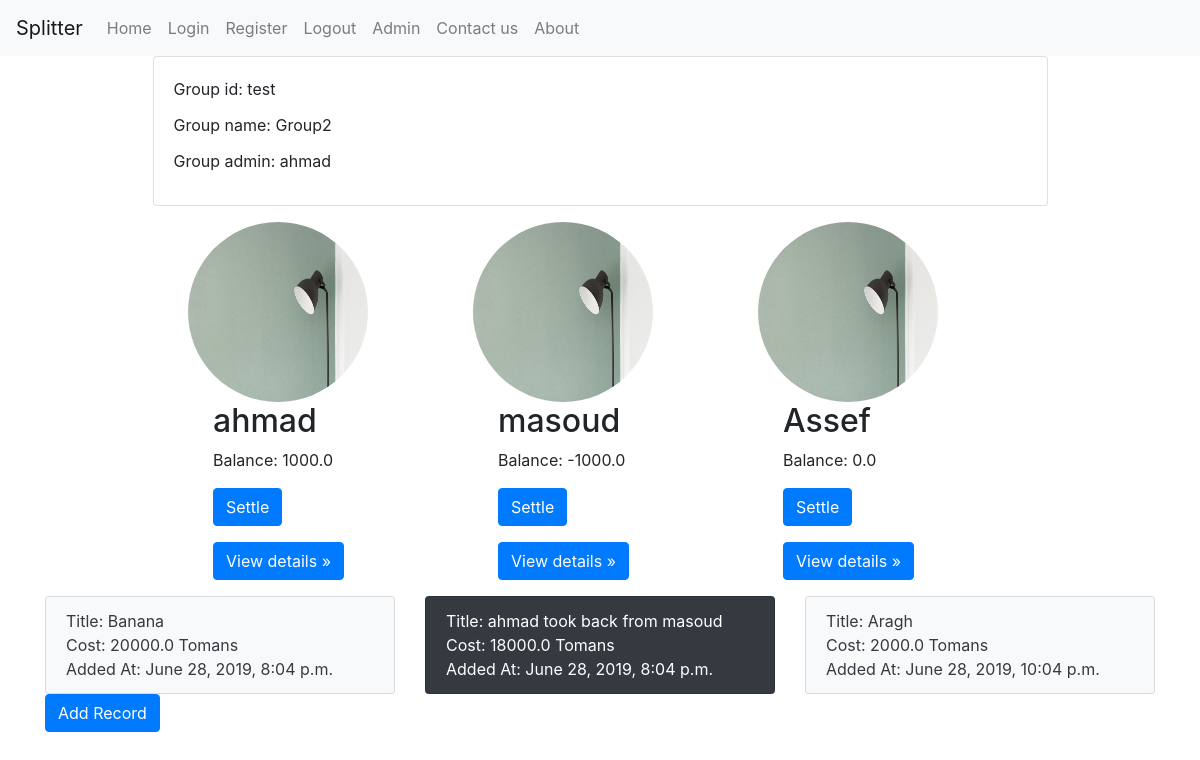
Page /test/veiw (signed in) on the committed database.
### main/models.py (models this page shows, shortened)
class Group(models.Model):
    group_id = models.SlugField(max_length=20, unique=True)
    group_name = models.CharField(max_length=20)
    admin_fk = models.ForeignKey(Account, on_delete=models.CASCADE)

class Account(models.Model):
    user = models.OneToOneField(User, on_delete=models.CASCADE)

class GroupMember(models.Model):
    group_fk = models.ForeignKey(Group, on_delete=models.CASCADE)
    member_fk = models.ForeignKey(Account, on_delete=models.CASCADE)
    balance = models.FloatField(default=0)

class Expense(models.Model):
    expense_type = models.CharField(max_length=10, default='payment')
    group_fk = models.ForeignKey(Group, on_delete=models.CASCADE)
    adder_fk = models.ForeignKey(Account, on_delete=models.CASCADE,
                                 related_name='adder_fk')
    payer_fk = models.ForeignKey(Account, on_delete=models.CASCADE,
                                 related_name='payer_fk')
    title = models.CharField(max_length=20)
    cost = models.FloatField(default=0)
    date_time = models.DateTimeField(auto_now=True, null=True)

### main/views.py (the view)
# urls.py: path('<slug:group_id>/veiw', views.group_view),
@login_required
def group_view(request, group_id):
    if request.method == 'POST':
        try:
            member_id = request.POST['member_id']
            group = Group.objects.get(group_id=group_id)
            member = Account.objects.get(
                user=User.objects.get(username=member_id))
            GroupMember.objects.create(group_fk=group, member_fk=member)
            expenses = Expense.objects.filter(group_fk=group)
            for expense in expenses:
                ExpenseRatio.objects.create(expense_fk=expense, member_fk=member)
            return redirect(group_view, group_id=group_id)
        except Exception:
            title = 'Add New Member Error'
    else:
        title = 'Group'
    template_name = 'group.html'
    group = Group.objects.get(group_id=group_id)
    account = Account.objects.get(user=request.user)
    members = GroupMember.objects.filter(group_fk=group)
    expenses = Expense.objects.filter(group_fk=group)
    balance_details = BalanceDetail.objects.filter(group_fk=group)
    details = {}
    for member in members:
        temp = {}
        for balance_detail in balance_details:
            if balance_detail.debtor_fk == member.member_fk:
                temp[balance_detail.creditor_fk.user.username] = balance_detail.amount
            elif balance_detail.creditor_fk == member.member_fk:
                temp[balance_detail.debtor_fk.user.username] = balance_detail.amount
        details[member.member_fk.user.username] = temp
    context = {'title': title, 'group': group,
               'members': members, 'account': account,
               'expenses': expenses, 'details': details}
    return render(request, template_name, context)

### main/templates/group.html (shortened to what this page needs)
{% extends "base.html" %}
{% load static %}
{% block navbar %}
{% include 'navbar.html' %}
{% endblock %}
{% block content %}
<div class='col-12 col-md-10 mb-3 mx-auto'>
    <div class='card'>
        <div class='card-body'>
            <p class='card-title'>Group id: {{ group.group_id }}</p>
            <p class='card-title'>Group name: {{ group.group_name }}</p>
            <p class='card-title'>Group admin: {{ group.admin_fk.user.username}}</p>
        </div>
    </div>
</div>
<div class="row justify-content-center">
    {% for member in members %}
    <div class="col col-sm-6 col-lg-3">
        <img class="rounded-circle" src="{% static 'img/test.jpeg' %}" width="180" height="180">
        <h2 style="padding-left: 10%;">{{ member.member_fk.user.first_name }}</h2>
        <p style="padding-left: 10%;">Balance: {{ member.balance }}</p>
        <p style="padding-left: 10%;">
            <a class="btn btn-primary" href="settle/{{member.member_fk.user.username}}">
                Settle
            </a>
        </p>
        <p style="padding-left: 10%;">
            <button class="btn btn-primary" type="button" data-toggle="collapse"
                data-target="#{{ member.member_fk.user.first_name }}" aria-expanded="false"
                aria-controls="{{ member.member_fk.user.first_name }}">
                View details &raquo;
            </button>
        </p>
    </div>
    {% endfor %}
</div>
<div class="row justify-content-center">
    {% for expense in expenses %}
    <div class="col col-sm-6 col-lg-4">
        {% if expense.expense_type == 'payment' %}
        <a href="{{ expense.pk }}">
            <ul class="list-group">
                <li class="list-group-item bg-light text-dark">
                    Title: {{ expense.title }}
                    Cost: {{ expense.cost }} Tomans
                    Added At: {{ expense.date_time }}
                </li>
            </ul>
        </a>
        {% endif %}
        {% if expense.expense_type == 'settle' %}
        <a href="{{ expense.pk }}">
            <ul class="list-group">
                <li class="list-group-item bg-dark text-white">
                    Title: {{ expense.title }}
                    Cost: {{ expense.cost }} Tomans
                    Added At: {{ expense.date_time }}
                </li>
            </ul>
        </a>
        {% endif %}
    </div>
    {% endfor %}
</div>
<a class="btn btn-primary" href="add-expense"
    role="button">Add Record</a>
<br>
<br>
{% endblock %}

### rows in the picture
Group: group_id "test", group_name "Group2", admin_fk.user.username "ahmad"
GroupMember: member_fk.user.first_name "ahmad", balance "1000.0"
GroupMember: member_fk.user.first_name "masoud", balance "-1000.0"
GroupMember: member_fk.user.first_name "Assef", balance "0.0"
Expense: title "Banana", cost "20000.0", date_time "June 28, 2019, 8:04 p.m."
Expense: title "ahmad took back from masoud", cost "18000.0", date_time "June 28, 2019, 8:04 p.m."
Expense: title "Aragh", cost "2000.0", date_time "June 28, 2019, 10:04 p.m."
